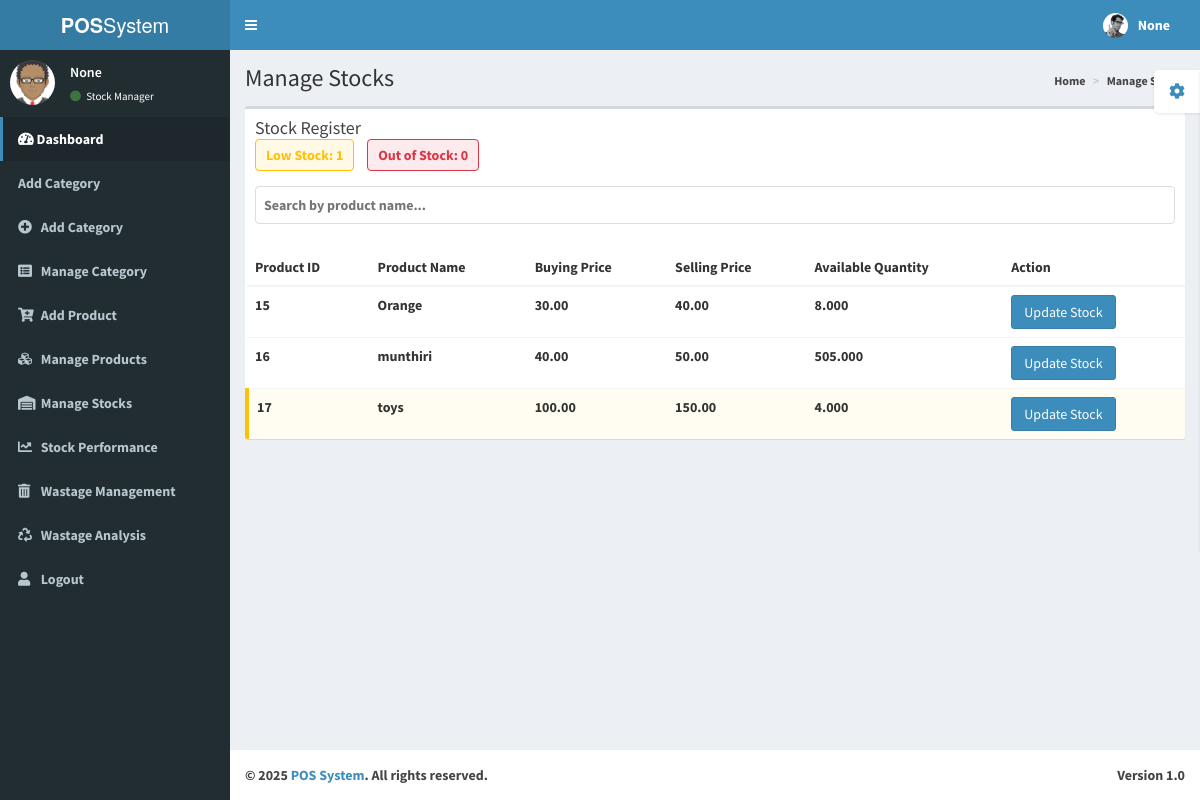
The page /manage_stock/ on the database its author committed.
### stockmanager/models.py (models this page shows, shortened)
class Product(models.Model):
    product_name = models.CharField(max_length=100)
    category = models.ForeignKey(category, on_delete=models.SET_NULL, null=True, blank=True)
    buying_price = models.DecimalField(max_digits=10, decimal_places=2, default=0)
    selling_price = models.DecimalField(max_digits=10, decimal_places=2, default=0)
    quantity = models.DecimalField(max_digits=8, decimal_places=3, default=0)
    low_quantity = models.FloatField()
    date = models.DateField(null=True, blank=True)
    tax=models.IntegerField(default=0)
    Return=models.CharField(max_length=10,default='no')

### stockmanager/views.py (the view)
# urls.py: path('manage_stock/', s_views.manage_stock, name='manage_stock'),
def manage_stock(request):
    ename = request.session.get('ename')
    email = request.session.get('email')
    user_id = request.session.get('id')
    username = request.session.get('username')
    products = Product.objects.all().order_by('id')
    low_stock_count = Product.objects.filter(quantity__lt=F('low_quantity')).count()
    out_of_stock_count = Product.objects.filter(quantity=0).count()
    context = {
        'ename': ename,
        'email': email,
        'user_id': user_id,
        'username': username,
        'products': products,
        'low_stock_count': low_stock_count,
        'out_of_stock_count': out_of_stock_count,
    }
    return render(request, 'manage_stock.html', context)

### templates/manage_stock.html (shortened to what this page needs)
<!DOCTYPE html>
<html>
  <head>
    {% load static %}
    <link href="{% static 'adminp/bootstrap/css/bootstrap.min.css' %}" rel="stylesheet" type="text/css" />
    <link href="https://maxcdn.bootstrapcdn.com/font-awesome/4.3.0/css/font-awesome.min.css" rel="stylesheet" type="text/css" />
    <link href="http://code.ionicframework.com/ionicons/2.0.0/css/ionicons.min.css" rel="stylesheet" type="text/css" />
    <link href="{% static 'adminp/dist/css/AdminLTE.min.css' %}" rel="stylesheet" type="text/css" />
    <link href="{% static 'adminp/dist/css/skins/_all-skins.min.css' %}" rel="stylesheet" type="text/css" />
    <link rel="stylesheet" href="https://cdnjs.cloudflare.com/ajax/libs/font-awesome/5.15.4/css/all.min.css">
    <link rel="stylesheet" href="https://code.ionicframework.com/ionicons/2.0.1/css/ionicons.min.css">
  </head>
  <body class="skin-blue">
    <div class="wrapper">
      <header class="main-header">
        <a href="../../index2.html" class="logo"><b>POS</b>System</a>
        <nav class="navbar navbar-static-top" role="navigation">
          <a href="#" class="sidebar-toggle" data-toggle="offcanvas" role="button">
          </a>
          <div class="navbar-custom-menu">
            <ul class="nav navbar-nav">
              <li class="dropdown user user-menu">
                <a href="#" class="dropdown-toggle" data-toggle="dropdown">
                  <img src="{% static 'adminp/dist/img/user2-160x160.jpg' %}" class="user-image" alt="User Image"/>
                  <span class="hidden-xs"><b>{{username}}</span>
                </a>
              </li>
            </ul>
          </div>
        </nav>
      </header>
      <div class="content-wrapper">
        <section class="content-header">
          <h1>Manage Stocks</h1>
          <ol class="breadcrumb">
            <li><a href="#"><i class="fa fa-dashboard"></i> Home</a></li>
            <li><a href="#">Manage Stocks</a></li>
          </ol>
        </section>
        <aside class="main-sidebar">
          <section class="sidebar">
            <div class="user-panel">
              <div class="pull-left image">
                {% load static%}
                <img src="{% static 'adminp/dist/img/avatar.png' %}" class="img-circle" alt="User Image" />
              </div>
              <div class="pull-left info">
                <p>{{ename}}</p>
                <a href="#"><i class="fa fa-circle text-success"></i> Stock Manager</a>
              </div>
            </div>
            <ul class="sidebar-menu">
              <li class="active treeview">
                <a href="#">
                  <i class="fas fa-tachometer-alt"></i> <span>Dashboard</span>
                </a>
              </li>
              <li class="treeview">
                <a href="{%  url 'addcategory' %}">
                  <span>Add Category</span>
                </a>
              </li>
              <li>
                <li class="treeview">
                  <a href="{% url 'addcategory' %}">
                    <i class="fa fa-plus-circle"></i>
                    <span>Add Category</span>
                  </a>
                </li>
                <li>
                  <a href="{% url 'mcategory' %}">
                    <i class="fa fa-list-alt"></i>
                    <span>Manage Category</span>
                  </a>
                </li>
                <li>
                  <a href="{% url 'add_product' %}">
                    <i class="fa fa-cart-plus"></i>
                    <span>Add Product</span>
                  </a>
                </li>
                <li>
                  <a href="{% url 'manage_product' %}">
                    <i class="fa fa-cubes"></i>
                    <span>Manage Products</span>
                  </a>
                </li>
                <li>
                  <a href="{% url 'manage_stock' %}">
                    <i class="fa fa-warehouse"></i>
                    <span>Manage Stocks</span>
                  </a>
                </li>
                <li>
                  <a href="{% url 'stock_performance' %}">
                    <i class="fa fa-chart-line"></i>
                    <span>Stock Performance</span>
                  </a>
                </li>
                <li>
                  <a href="{% url 'wastage_management' %}">
                    <i class="fa fa-trash-alt"></i>
                    <span>Wastage Management</span>
                  </a>
                </li>
                <li>
                  <a href="{% url 'wastage_report' %}">
                    <i class="fa fa-recycle"></i>
                    <span>Wastage Analysis</span>
                  </a>
                </li>
                <li>
                  <a href="{% url 'logout' %}">
                    <i class="fa fa-user"></i>
                    <span>Logout</span>
                  </a>
                </li>
            </ul>
          </section>
        </aside>
        <section class="content">
          <div class="row">
            <div class="col-xs-12">
              <div class="box">
                <div class="box-header">
                  <h3 class="box-title">Stock Register</h3>
                  <div class="stock-indicators">
                    <div class="stock-indicator low-stock" onclick="filterProducts('low-stock')">
                      Low Stock: <span id="low-stock-count">{{ low_stock_count }}</span>
                    </div>
                    <div class="stock-indicator out-of-stock" onclick="filterProducts('out-of-stock')">
                      Out of Stock: <span id="out-of-stock-count">{{ out_of_stock_count }}</span>
                    </div>
                  </div>
                  <div class="search-bar">
                    <input type="text" id="search-input" placeholder="Search by product name..." oninput="searchProducts()">
                  </div>
                </div>
                <div class="box-body table-responsive no-padding">
                  <table class="table table-hover" id="product-table">
                    <thead>
                      <tr>
                        <th>Product ID</th>
                        <th>Product Name</th>
                        <th>Buying Price</th>
                        <th>Selling Price</th>
                        <th>Available Quantity</th>
                        <th>Action</th>
                      </tr>
                    </thead>
                    <tbody id="product-table-body">
                      {% for product in products %}
                      <tr class="{% if product.quantity <= 0 %}out-of-stock-row{% elif product.quantity < product.low_quantity %}low-stock-row{% endif %}">
                        <td>{{ product.id }}</td>
                        <td>{{ product.product_name }}</td>
                        <td>{{ product.buying_price }}</td>
                        <td>{{ product.selling_price }}</td>
                        <td>{{ product.quantity }}</td>
                        <td>
                          <a href="{% url 'update_stock' product.id %}">
                            <button class="btn btn-primary">Update Stock</button>
                          </a>
                        </td>
                      </tr>
                      {% endfor %}
                    </tbody>
                  </table>
                </div>
              </div>
            </div>
          </div>
        </section>
      </div>
      <footer class="main-footer">
        <div class="pull-right hidden-xs">
          <b>Version</b> 1.0
        </div>
        <strong>&copy; 2025<a href="http://almsaeedstudio.com">  <span> POS System</span></span></a>.</strong> All rights reserved.
      </footer>
    </div>
  </body>
</html>

### templates/manage_stock.html (style rules this page uses)
.stock-indicators { margin-bottom: 15px; }
.stock-indicator { display: inline-block; padding: 5px 10px; margin-right: 10px; border-radius: 4px; cursor: pointer; }
.stock-indicator.low-stock { background: rgba(255, 193, 7, 0.1); border: 1px solid #ffc107; color: #ffc107; }
.stock-indicator.out-of-stock { background: rgba(220, 53, 69, 0.1); border: 1px solid #dc3545; color: #dc3545; }
.search-bar { margin-bottom: 15px; }
.search-bar input { width: 100%; padding: 8px; border-radius: 4px; border: 1px solid #ddd; }
.low-stock-row { background: rgba(255, 193, 7, 0.05); border-left: 4px solid #ffc107; }

### rows shown on the page
Product: id "15", product_name "Orange", buying_price "30.00", selling_price "40.00", quantity "8.000"
Product: id "16", product_name "munthiri", buying_price "40.00", selling_price "50.00", quantity "505.000"
Product: id "17", product_name "toys", buying_price "100.00", selling_price "150.00", quantity "4.000"

### other values the page prints
{{ username }} "None"
{{ ename }} "None"
{{ low_stock_count }} "1"
{{ out_of_stock_count }} "0"
